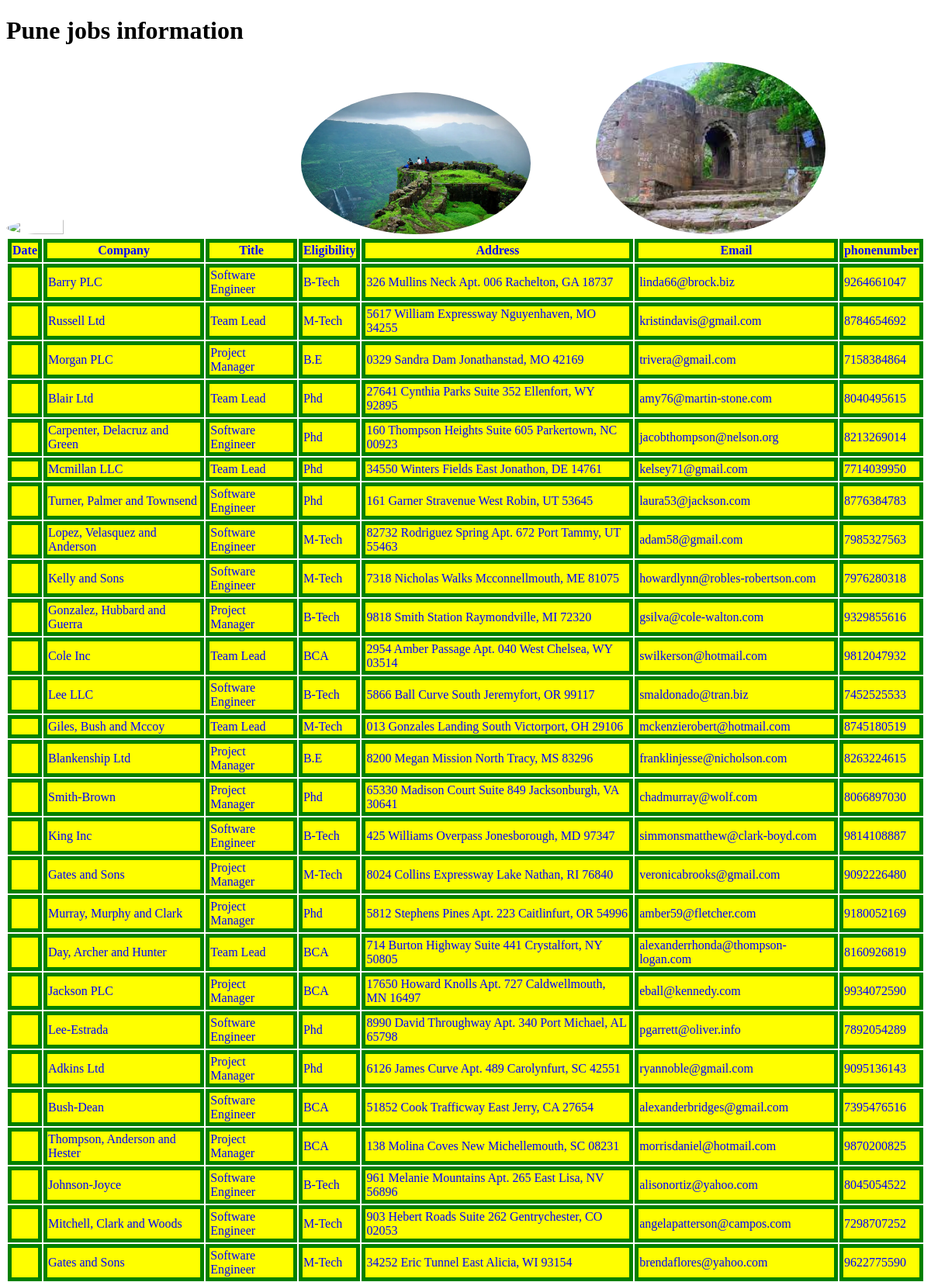
Page /punejobs/ (upper part) on the committed database.
### testApp/models.py (models this page shows)
class punejobs(models.Model):
    date=models.DateField()
    company=models.CharField(max_length=100)
    title=models.CharField(max_length=100)
    eligibility=models.CharField(max_length=100)
    address=models.CharField(max_length=100)
    email=models.EmailField()
    phonenumber=models.IntegerField()

### testApp/views.py (the view)
# urls.py: path('punejobs/',views.punejobs1),
def punejobs1(request):
    punejobs_list=punejobs.objects.order_by('date')
    my_dict={'punejobs_list':punejobs_list}
    return render(request,'testApp/punejobs.html',context=my_dict)

### templates/testApp/punejobs.html (shortened to what this page needs)
{% load static %}
<!DOCTYPE html>
<html lang="en" dir="ltr">
  <head>
    <link rel='stylesheet' href='{% static 'css/demo.css' %}'>
  </head>
  <body>
    <h1>Pune jobs information</h1>
    <img src='{% static 'images/pune1.jpg' %}'>
    <img src='{% static 'images/pune2.jpg' %}'>
    <img src='{% static 'images/pune3.jpg' %}'>
    {% if punejobs_list %}
    <table>
      <thead>
        <th>Date</th>
        <th>Company</th>
        <th>Title</th>
        <th>Eligibility</th>
        <th>Address</th>
        <th>Email</th>
        <th>phonenumber</th>
      </thead>
      {% for punejob in punejobs_list %}
      <tr>
        <td>{{punejobjob.date}}</td>
        <td>{{punejob.company}}</td>
        <td>{{punejob.title}}</td>
        <td>{{punejob.eligibility}}</td>
        <td>{{punejob.address}}</td>
        <td>{{punejob.email}}</td>
        <td>{{punejob.phonenumber}}</td>
      </tr>
      {% endfor %}
    </table>
    {% else %}
    <p>There is not found any pune jobs</p>
    {% endif %}
  </body>
</html>

### static/css/demo.css (style rules this page uses)
body { background:url(https://images.unsplash.com/photo-1587502538004-e9ec84b491c4?ixid=MnwxMjA3fDB8MHxwaG90by1wYWdlfHx8fGVufDB8fHx8&ixlib=rb-1.2.1&auto=format&fit=crop&w=750&q=80); background-repeat: no-repeat; background-size: cover; }
img { height:25%; width:25%; margin-right: 80px; border-radius:50%; }
table th,td { border:5px solid green; background-color:yellow; color:blue; margin-top:50px; }

### rows in the picture
punejobs: company "Barry PLC", title "Software Engineer", eligibility "B-Tech", address "326 Mullins Neck Apt. 006 Rachelton, GA 18737", email "linda66@brock.biz", phonenumber "9264661047"
punejobs: company "Russell Ltd", title "Team Lead", eligibility "M-Tech", address "5617 William Expressway Nguyenhaven, MO 34255", email "kristindavis@gmail.com", phonenumber "8784654692"
punejobs: company "Morgan PLC", title "Project Manager", eligibility "B.E", address "0329 Sandra Dam Jonathanstad, MO 42169", email "trivera@gmail.com", phonenumber "7158384864"
punejobs: company "Blair Ltd", title "Team Lead", eligibility "Phd", address "27641 Cynthia Parks Suite 352 Ellenfort, WY 92895", email "amy76@martin-stone.com", phonenumber "8040495615"
punejobs: company "Carpenter, Delacruz and Green", title "Software Engineer", eligibility "Phd", address "160 Thompson Heights Suite 605 Parkertown, NC 00923", email "jacobthompson@nelson.org", phonenumber "8213269014"
punejobs: company "Mcmillan LLC", title "Team Lead", eligibility "Phd", address "34550 Winters Fields East Jonathon, DE 14761", email "kelsey71@gmail.com", phonenumber "7714039950"
punejobs: company "Turner, Palmer and Townsend", title "Software Engineer", eligibility "Phd", address "161 Garner Stravenue West Robin, UT 53645", email "laura53@jackson.com", phonenumber "8776384783"
punejobs: company "Lopez, Velasquez and Anderson", title "Software Engineer", eligibility "M-Tech", address "82732 Rodriguez Spring Apt. 672 Port Tammy, UT 55463", email "adam58@gmail.com", phonenumber "7985327563"
punejobs: company "Kelly and Sons", title "Software Engineer", eligibility "M-Tech", address "7318 Nicholas Walks Mcconnellmouth, ME 81075", email "howardlynn@robles-robertson.com", phonenumber "7976280318"
punejobs: company "Gonzalez, Hubbard and Guerra", title "Project Manager", eligibility "B-Tech", address "9818 Smith Station Raymondville, MI 72320", email "gsilva@cole-walton.com", phonenumber "9329855616"
punejobs: company "Cole Inc", title "Team Lead", eligibility "BCA", address "2954 Amber Passage Apt. 040 West Chelsea, WY 03514", email "swilkerson@hotmail.com", phonenumber "9812047932"
punejobs: company "Lee LLC", title "Software Engineer", eligibility "B-Tech", address "5866 Ball Curve South Jeremyfort, OR 99117", email "smaldonado@tran.biz", phonenumber "7452525533"
punejobs: company "Giles, Bush and Mccoy", title "Team Lead", eligibility "M-Tech", address "013 Gonzales Landing South Victorport, OH 29106", email "mckenzierobert@hotmail.com", phonenumber "8745180519"
punejobs: company "Blankenship Ltd", title "Project Manager", eligibility "B.E", address "8200 Megan Mission North Tracy, MS 83296", email "franklinjesse@nicholson.com", phonenumber "8263224615"
punejobs: company "Smith-Brown", title "Project Manager", eligibility "Phd", address "65330 Madison Court Suite 849 Jacksonburgh, VA 30641", email "chadmurray@wolf.com", phonenumber "8066897030"
punejobs: company "King Inc", title "Software Engineer", eligibility "B-Tech", address "425 Williams Overpass Jonesborough, MD 97347", email "simmonsmatthew@clark-boyd.com", phonenumber "9814108887"
punejobs: company "Gates and Sons", title "Project Manager", eligibility "M-Tech", address "8024 Collins Expressway Lake Nathan, RI 76840", email "veronicabrooks@gmail.com", phonenumber "9092226480"
punejobs: company "Murray, Murphy and Clark", title "Project Manager", eligibility "Phd", address "5812 Stephens Pines Apt. 223 Caitlinfurt, OR 54996", email "amber59@fletcher.com", phonenumber "9180052169"
punejobs: company "Day, Archer and Hunter", title "Team Lead", eligibility "BCA", address "714 Burton Highway Suite 441 Crystalfort, NY 50805", email "alexanderrhonda@thompson-logan.com", phonenumber "8160926819"
punejobs: company "Jackson PLC", title "Project Manager", eligibility "BCA", address "17650 Howard Knolls Apt. 727 Caldwellmouth, MN 16497", email "eball@kennedy.com", phonenumber "9934072590"
punejobs: company "Lee-Estrada", title "Software Engineer", eligibility "Phd", address "8990 David Throughway Apt. 340 Port Michael, AL 65798", email "pgarrett@oliver.info", phonenumber "7892054289"
punejobs: company "Adkins Ltd", title "Project Manager", eligibility "Phd", address "6126 James Curve Apt. 489 Carolynfurt, SC 42551", email "ryannoble@gmail.com", phonenumber "9095136143"
punejobs: company "Bush-Dean", title "Software Engineer", eligibility "BCA", address "51852 Cook Trafficway East Jerry, CA 27654", email "alexanderbridges@gmail.com", phonenumber "7395476516"
punejobs: company "Thompson, Anderson and Hester", title "Project Manager", eligibility "BCA", address "138 Molina Coves New Michellemouth, SC 08231", email "morrisdaniel@hotmail.com", phonenumber "9870200825"
punejobs: company "Johnson-Joyce", title "Software Engineer", eligibility "B-Tech", address "961 Melanie Mountains Apt. 265 East Lisa, NV 56896", email "alisonortiz@yahoo.com", phonenumber "8045054522"
punejobs: company "Mitchell, Clark and Woods", title "Software Engineer", eligibility "M-Tech", address "903 Hebert Roads Suite 262 Gentrychester, CO 02053", email "angelapatterson@campos.com", phonenumber "7298707252"
punejobs: company "Gates and Sons", title "Software Engineer", eligibility "M-Tech", address "34252 Eric Tunnel East Alicia, WI 93154", email "brendaflores@yahoo.com", phonenumber "9622775590"
